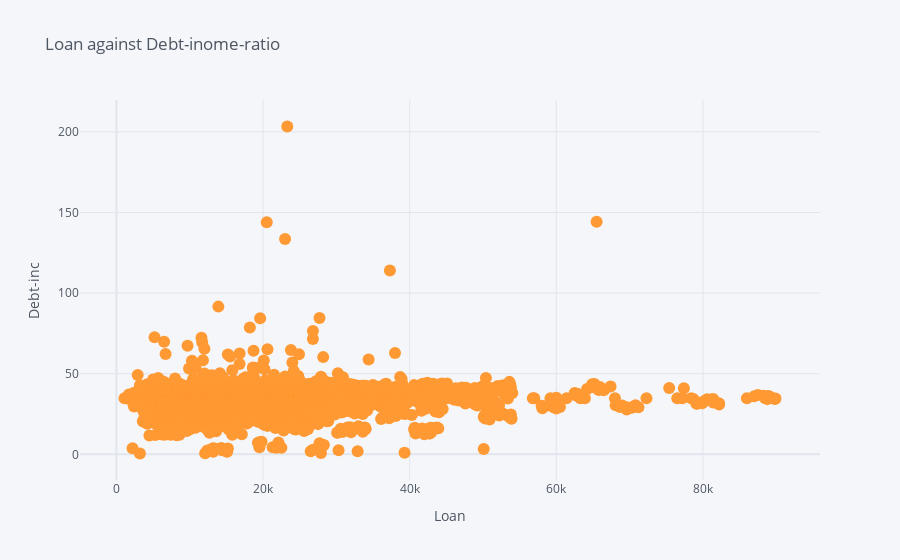

Here is the notebook cell this chart was saved with:
### Code cell
#plots for 
plot1 = df_temp.iplot(kind='scatter',x='LOAN', y='DEBTINC',mode='markers',
                        title='Loan against Debt-inome-ratio',
                        xTitle='Loan',
                        yTitle='Debt-inc',)

### Figure 1 — Plotly figure (JSON) as saved in the notebook; plotly's stock layout.template omitted (floating-point values rounded to 4 significant figures; data arrays with more than 128 entries replaced by an {"elided": "..."} marker saying what was removed)
{"data": [{"line": {"color": "rgba(255, 153, 51, 1.0)", "dash": "solid", "shape": "linear", "width": 1.3}, "marker": {"size": 12, "symbol": "circle"}, "mode": "markers", "name": "DEBTINC", "text": "", "type": "scatter", "x": {"elided": "5960 int values"}, "y": {"elided": "5960 float values"}}], "layout": {"legend": {"bgcolor": "#F5F6F9", "font": {"color": "#4D5663"}}, "paper_bgcolor": "#F5F6F9", "plot_bgcolor": "#F5F6F9", "title": {"font": {"color": "#4D5663"}, "text": "Loan against Debt-inome-ratio"}, "xaxis": {"gridcolor": "#E1E5ED", "showgrid": true, "tickfont": {"color": "#4D5663"}, "title": {"font": {"color": "#4D5663"}, "text": "Loan"}, "zerolinecolor": "#E1E5ED"}, "yaxis": {"gridcolor": "#E1E5ED", "showgrid": true, "tickfont": {"color": "#4D5663"}, "title": {"font": {"color": "#4D5663"}, "text": "Debt-inc"}, "zerolinecolor": "#E1E5ED"}}}
